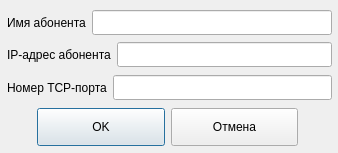
<?xml version="1.0" encoding="UTF-8"?>
<ui version="4.0">
 <class>TWinEditAbonent</class>
 <widget class="QDialog" name="TWinEditAbonent">
  <property name="geometry">
   <rect>
    <x>0</x>
    <y>0</y>
    <width>338</width>
    <height>153</height>
   </rect>
  </property>
  <property name="windowTitle">
   <string>Редактировать параметры абонента</string>
  </property>
  <property name="windowIcon">
   <iconset resource="IconsForMenu.qrc">
    <normaloff>:/1/Picture/Pic1.ico</normaloff>:/1/Picture/Pic1.ico</iconset>
  </property>
  <widget class="QWidget" name="layoutWidget_2">
   <property name="geometry">
    <rect>
     <x>37</x>
     <y>107</y>
     <width>261</width>
     <height>40</height>
    </rect>
   </property>
   <layout class="QHBoxLayout" name="horizontalLayout_2">
    <item>
     <widget class="QPushButton" name="OKButton">
      <property name="minimumSize">
       <size>
        <width>111</width>
        <height>38</height>
       </size>
      </property>
      <property name="font">
       <font>
        <family>Segoe UI</family>
        <pointsize>9</pointsize>
       </font>
      </property>
      <property name="text">
       <string>OK</string>
      </property>
      <property name="icon">
       <iconset resource="IconsForMenu.qrc">
        <normaloff>:/1/Picture/OKGreen.png</normaloff>:/1/Picture/OKGreen.png</iconset>
      </property>
     </widget>
    </item>
    <item>
     <widget class="QPushButton" name="CancelButton">
      <property name="minimumSize">
       <size>
        <width>111</width>
        <height>38</height>
       </size>
      </property>
      <property name="font">
       <font>
        <family>Segoe UI</family>
        <pointsize>9</pointsize>
       </font>
      </property>
      <property name="text">
       <string>Отмена</string>
      </property>
      <property name="icon">
       <iconset resource="IconsForMenu.qrc">
        <normaloff>:/1/Picture/OKRed.png</normaloff>:/1/Picture/OKRed.png</iconset>
      </property>
     </widget>
    </item>
   </layout>
  </widget>
  <widget class="QWidget" name="">
   <property name="geometry">
    <rect>
     <x>7</x>
     <y>41</y>
     <width>325</width>
     <height>27</height>
    </rect>
   </property>
   <layout class="QHBoxLayout" name="horizontalLayout_5">
    <item>
     <widget class="QLabel" name="label_9">
      <property name="font">
       <font>
        <family>Tahoma</family>
        <pointsize>9</pointsize>
       </font>
      </property>
      <property name="text">
       <string>IP-адрес абонента</string>
      </property>
     </widget>
    </item>
    <item>
     <widget class="QLineEdit" name="EditAddress">
      <property name="minimumSize">
       <size>
        <width>0</width>
        <height>25</height>
       </size>
      </property>
      <property name="maximumSize">
       <size>
        <width>16777215</width>
        <height>25</height>
       </size>
      </property>
      <property name="font">
       <font>
        <family>Segoe UI</family>
        <pointsize>9</pointsize>
       </font>
      </property>
     </widget>
    </item>
   </layout>
  </widget>
  <widget class="QWidget" name="">
   <property name="geometry">
    <rect>
     <x>7</x>
     <y>9</y>
     <width>325</width>
     <height>27</height>
    </rect>
   </property>
   <layout class="QHBoxLayout" name="horizontalLayout_6">
    <item>
     <widget class="QLabel" name="label_10">
      <property name="font">
       <font>
        <family>Tahoma</family>
        <pointsize>9</pointsize>
       </font>
      </property>
      <property name="text">
       <string>Имя абонента</string>
      </property>
     </widget>
    </item>
    <item>
     <widget class="QLineEdit" name="EditName">
      <property name="minimumSize">
       <size>
        <width>0</width>
        <height>25</height>
       </size>
      </property>
      <property name="maximumSize">
       <size>
        <width>16777215</width>
        <height>25</height>
       </size>
      </property>
      <property name="font">
       <font>
        <family>Segoe UI</family>
        <pointsize>9</pointsize>
       </font>
      </property>
     </widget>
    </item>
   </layout>
  </widget>
  <widget class="QWidget" name="">
   <property name="geometry">
    <rect>
     <x>7</x>
     <y>73</y>
     <width>325</width>
     <height>29</height>
    </rect>
   </property>
   <layout class="QHBoxLayout" name="horizontalLayout_9">
    <item>
     <widget class="QLabel" name="label_13">
      <property name="font">
       <font>
        <family>Tahoma</family>
        <pointsize>9</pointsize>
       </font>
      </property>
      <property name="text">
       <string>Номер TCP-порта</string>
      </property>
     </widget>
    </item>
    <item>
     <widget class="QLineEdit" name="EditPort">
      <property name="minimumSize">
       <size>
        <width>0</width>
        <height>25</height>
       </size>
      </property>
      <property name="maximumSize">
       <size>
        <width>16777215</width>
        <height>25</height>
       </size>
      </property>
      <property name="font">
       <font>
        <family>Segoe UI</family>
        <pointsize>9</pointsize>
       </font>
      </property>
     </widget>
    </item>
   </layout>
  </widget>
 </widget>
 <resources>
  <include location="IconsForMenu.qrc"/>
 </resources>
 <connections/>
</ui>
